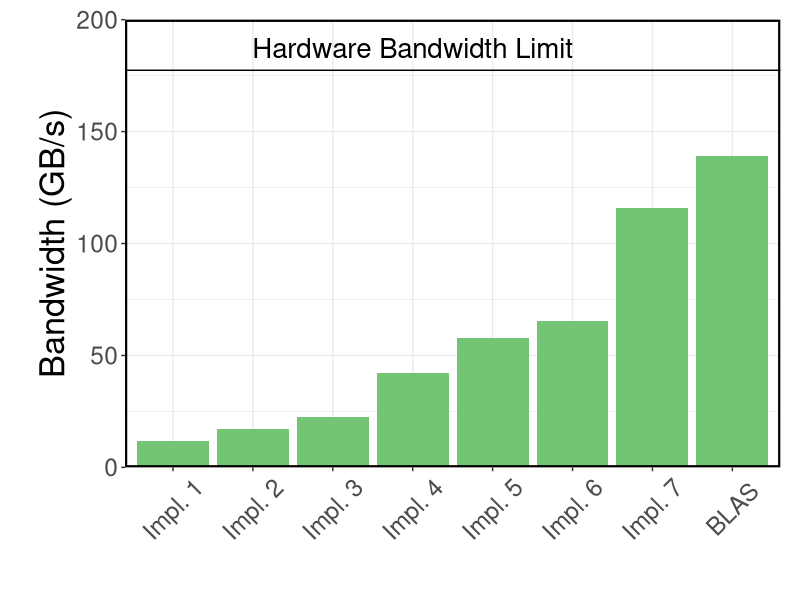
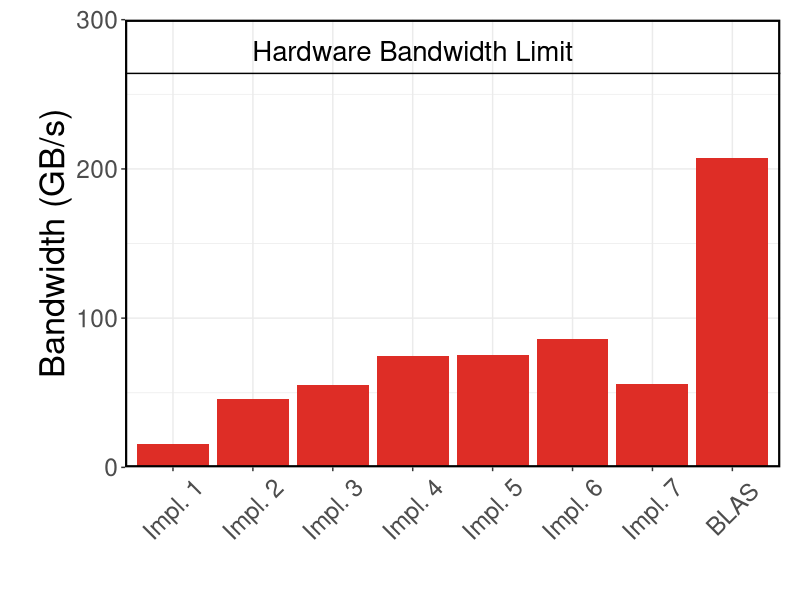
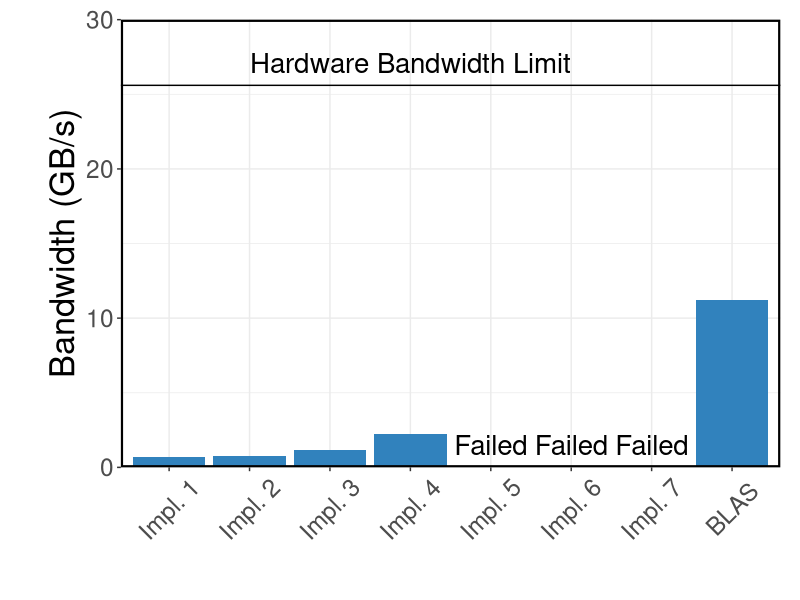

The R source for these figures, in order:
require('ggplot2')
require('grid')

data <- read.csv("reduce.csv",
                 sep=";",
                 comment.char="#",
                 header=TRUE,
                 row.names=NULL) # forces numbering of the lines and, thus, preserves the order
rownumbers <- as.integer(row.names(data))

# ==== NVIDIA plot ====
# rename BLAS to cuBLAS
levels(data$Kernel)[levels(data$Kernel) == "BLAS"] <- "cuBLAS"
# bandwidth limit
bw <- 177.4
# create plot
pNV <- ggplot(data, aes(x = reorder(Kernel, rownumbers), y = GTX480)) +
       geom_bar(stat = "identity", fill="#74C476") +
       labs(#title = "",
            x = "",
            y = "Bandwidth (GB/s)") +
        scale_y_continuous( expand = c(0,0), limits = c(0,200) ) +
        geom_hline(yintercept = bw) +
        annotate("text", x = 4, y= bw+10, label = "Hardware Bandwidth Limit", size=7) +
        theme_bw() +
        theme(text = element_text(size=22),
              axis.title = element_text(size = rel(1.125), vjust = 3),
              axis.text.x = element_text(angle = 45, vjust = 0.5),
              panel.border = element_rect(linetype = "solid", colour = "black", size=1.5),
              plot.margin=unit(c(0.5,0.5,0.5,1),'cm'))
# save plot to file
ggsave(file = "reduce_nv.pdf", width=9, height=6)

# ==== AMD plot ====
# rename cuBLAS to clBLAS
levels(data$Kernel)[levels(data$Kernel) == "cuBLAS"] <- "clBLAS"
# bandwidth limit
bw <- 264
# create plot
pAMD <- ggplot(data, aes(x = reorder(Kernel, rownumbers), y = HD7970)) +
        geom_bar(stat = "identity", fill="#de2d26") +
        labs(#title = "",
          x = "",
          y = "Bandwidth (GB/s)") +
        scale_y_continuous( expand = c(0,0), limits = c(0,300) ) +
        geom_hline(yintercept = bw) +
        annotate("text", x = 4, y= bw+15, label = "Hardware Bandwidth Limit", size=7) +
        theme_bw() +
        theme(text = element_text(size=22),
              axis.title = element_text(size = rel(1.125), vjust = 3),
              axis.text.x = element_text(angle = 45, vjust = 0.5),
              panel.border = element_rect(linetype = "solid", colour = "black", size=1.5),
              plot.margin=unit(c(0.5,0.5,0.5,1),'cm'))
# save plot to file
ggsave(file = "reduce_amd.pdf", width=9, height=6)

# ==== Intel plot ====
# rename clBLAS to MKL
levels(data$Kernel)[levels(data$Kernel) == "clBLAS"] <- "MKL"
# bandwidth limit
bw <- 25.6
# create plot
pIntel <- ggplot(data, aes(x = reorder(Kernel, rownumbers), y = E5530)) +
  geom_bar(stat = "identity", fill="#3182bd") +
  labs(#title = "",
    x = "",
    y = "Bandwidth (GB/s)") +
  scale_y_continuous( expand = c(0,0), limits = c(0,30) ) +
  geom_hline(yintercept = bw) +
  annotate("text", x = 4, y= bw+1.5, label = "Hardware Bandwidth Limit", size=7) +
  annotate("text", x = 5, y= 1.5, label = "Failed", size=7) +
  annotate("text", x = 6, y= 1.5, label = "Failed", size=7) +
  annotate("text", x = 7, y= 1.5, label = "Failed", size=7) +
  theme_bw() +
  theme(text = element_text(size=22),
        axis.title = element_text(size = rel(1.125), vjust = 3.5),
        axis.text.x = element_text(angle = 45, vjust = 0.5),
        panel.border = element_rect(linetype = "solid", colour = "black", size=1.5),
        plot.margin=unit(c(0.5,0.5,0.5,1.25),'cm'))
# save plot to file
ggsave(file = "reduce_intel.pdf", width=9, height=6)
